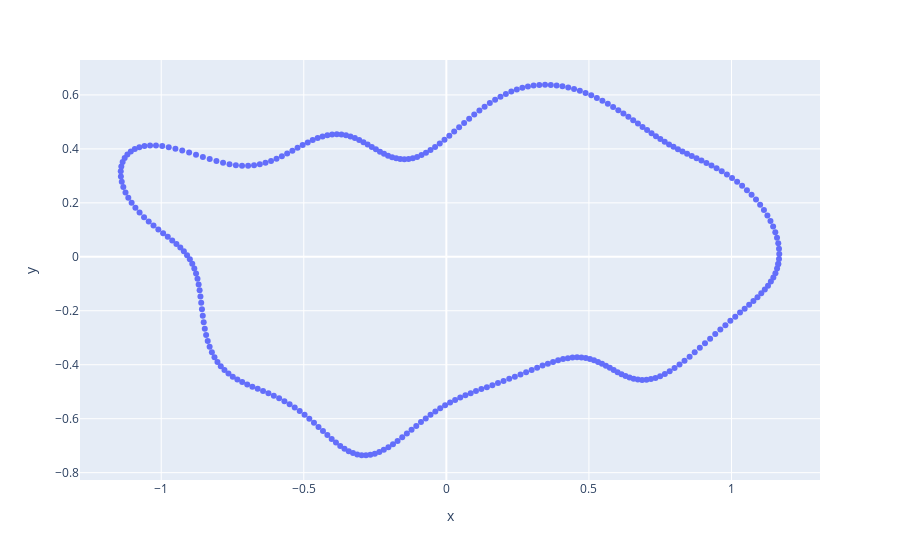

Here is the notebook cell this chart was saved with:
### Code cell
from pyefd import elliptic_fourier_descriptors
import pyefd

shape_i = 100

print(cell_shape_df.loc[shape_i, ["UMAP00", "UMAP01"]])

shape_arr = np.reshape(np.concatenate(([1, 0, 0], shape_array[shape_i, :])), (10, 4))

out = pyefd.reconstruct_contour(shape_arr)

fig = px.scatter(x=out[:,0], y=out[:, 1])
fig.show()

### Figure 1 — Plotly figure (JSON) as saved in the notebook; plotly's stock layout.template omitted (floating-point values rounded to 4 significant figures; data arrays with more than 128 entries replaced by an {"elided": "..."} marker saying what was removed)
{"data": [{"hovertemplate": "x=%{x}<br>y=%{y}<extra></extra>", "legendgroup": "", "marker": {"color": "#636efa", "symbol": "circle"}, "mode": "markers", "name": "", "orientation": "v", "showlegend": false, "type": "scatter", "x": {"elided": "300 float values"}, "xaxis": "x", "y": {"elided": "300 float values"}, "yaxis": "y"}], "layout": {"legend": {"tracegroupgap": 0}, "margin": {"t": 60}, "xaxis": {"anchor": "y", "domain": [0, 1], "title": {"text": "x"}}, "yaxis": {"anchor": "x", "domain": [0, 1], "title": {"text": "y"}}}}
